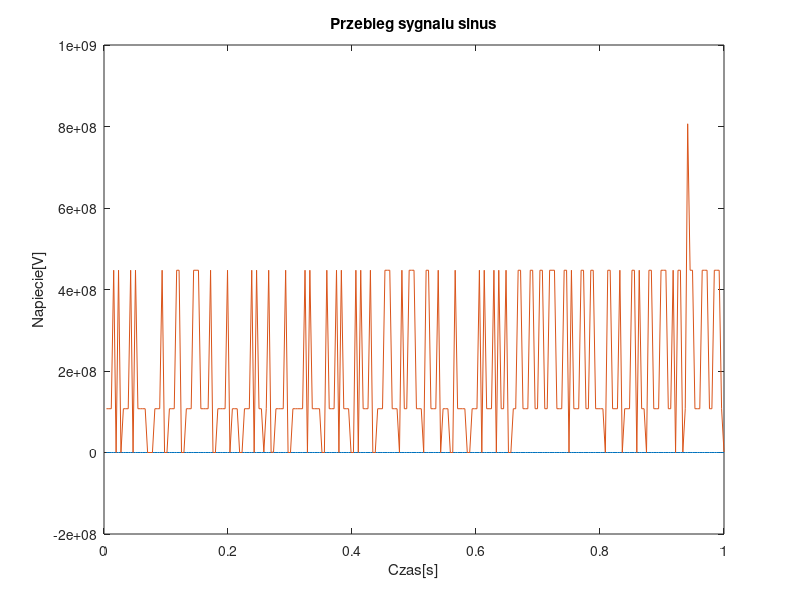

Reproduce this figure in MATLAB.
load data.txt

[n,p] = size(data);

t = 1:n;
t = t/n;

figure(1)
plot(t, data), 
xlabel('Czas[s]'), ylabel('Napiecie[V]')
title('Przebieg sygnalu sinus')